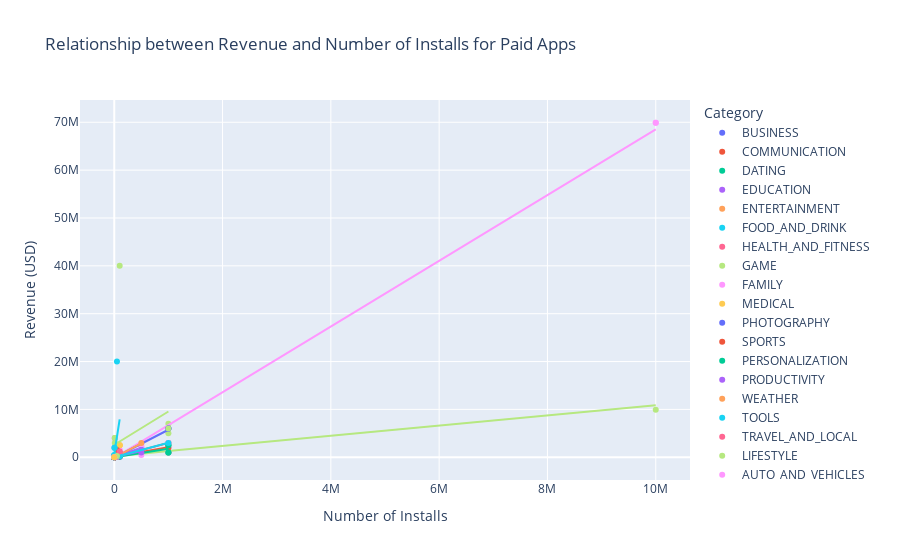

The notebook cell saved with this chart:
### Code cell
import plotly.express as px

# Create an interactive scatter plot with Plotly
fig = px.scatter(paid_apps, x='Installs', y='Revenue', color='Category', 
                 title='Relationship between Revenue and Number of Installs for Paid Apps',
                 labels={'Installs': 'Number of Installs', 'Revenue': 'Revenue (USD)'},
                 trendline='ols')  # Add a trendline

# Show the plot
fig.show()
